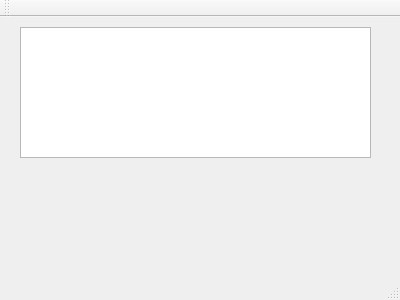
<?xml version="1.0" encoding="UTF-8"?>
<ui version="4.0">
 <class>MainWindow</class>
 <widget class="QMainWindow" name="MainWindow">
  <property name="geometry">
   <rect>
    <x>0</x>
    <y>0</y>
    <width>400</width>
    <height>300</height>
   </rect>
  </property>
  <property name="windowTitle">
   <string>MainWindow</string>
  </property>
  <widget class="QWidget" name="centralWidget">
   <widget class="QTextEdit" name="textEditOutput">
    <property name="geometry">
     <rect>
      <x>20</x>
      <y>10</y>
      <width>351</width>
      <height>131</height>
     </rect>
    </property>
   </widget>
  </widget>
  <widget class="QMenuBar" name="menuBar">
   <property name="geometry">
    <rect>
     <x>0</x>
     <y>0</y>
     <width>400</width>
     <height>27</height>
    </rect>
   </property>
  </widget>
  <widget class="QToolBar" name="mainToolBar">
   <attribute name="toolBarArea">
    <enum>TopToolBarArea</enum>
   </attribute>
   <attribute name="toolBarBreak">
    <bool>false</bool>
   </attribute>
  </widget>
  <widget class="QStatusBar" name="statusBar"/>
 </widget>
 <layoutdefault spacing="6" margin="11"/>
 <resources/>
 <connections/>
</ui>
